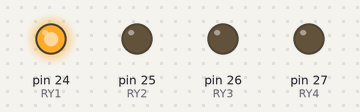
Bench run of a sketch on a simulated Arduino Mega 2560, built with avr-gcc and run on an emulated ATmega2560. Shown: output pins drawn as LEDs (lit = HIGH).

Above: at 0.2 s.
At 1.2 s:
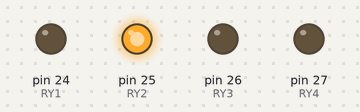
At 2.2 s:
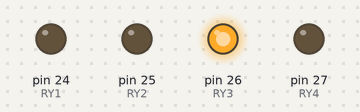
At 2.7 s:
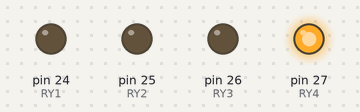
At 3.5 s:
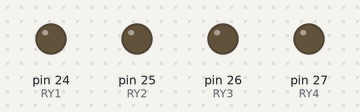
At 4.9 s:
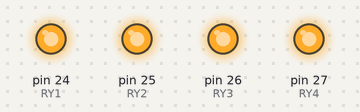
Timing chart, 0 to 7.5 s (numbered marks = the images above):
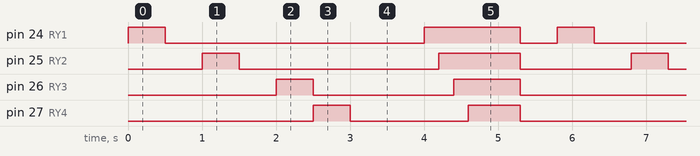

Measured:
- by itself, pin 24 (RY1): repeats every 5.8 s: LOW 3.5 s, HIGH 1.3 s, LOW 0.50 s, HIGH 0.50 s
- by itself, pin 25 (RY2): repeats every 5.8 s: LOW 2.7 s, HIGH 1.1 s, LOW 1.5 s, HIGH 0.50 s
- by itself, pin 26 (RY3): repeats every 5.8 s: LOW 1.9 s, HIGH 0.90 s, LOW 2.5 s, HIGH 0.50 s
- by itself, pin 27 (RY4): repeats every 5.8 s: LOW 1.6 s, HIGH 0.70 s, LOW 3.0 s, HIGH 0.50 s

The sketch:

Relay.ino
```cpp
#define RY1 24
#define RY2 25
#define RY3 26
#define RY4 27
void setup() {
  pinMode(RY1, OUTPUT);
  pinMode(RY2, OUTPUT);
  pinMode(RY3, OUTPUT);
  pinMode(RY4, OUTPUT);
}

void loop() {
  digitalWrite(RY1, HIGH);
  delay(500);
  digitalWrite(RY1, LOW);
  delay(500);

  digitalWrite(RY2, HIGH);
  delay(500);
  digitalWrite(RY2, LOW);
  delay(500);


  digitalWrite(RY3, HIGH);
  delay(500);
  digitalWrite(RY3, LOW);


  digitalWrite(RY4, HIGH);
  delay(500);
  digitalWrite(RY4, LOW);
  delay(500);

  delay(500);                       // wait for a second

  for(int i=24;i<28;i++){
    digitalWrite(i, HIGH);
    delay(200);
  }
  delay(500);
  digitalWrite(RY1, LOW);
  digitalWrite(RY2, LOW);
  digitalWrite(RY3, LOW);
  digitalWrite(RY4, LOW);
  delay(500);
}
```
